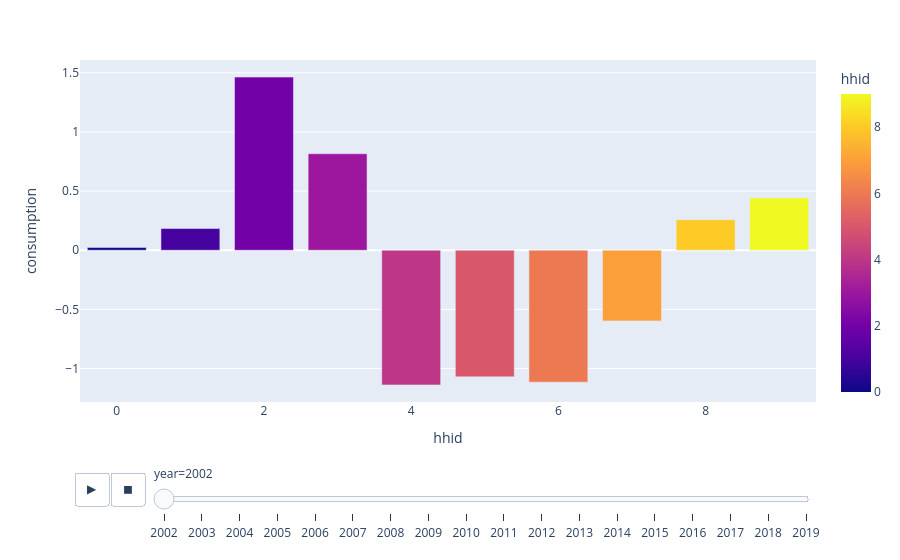

Write notebook code for a chart like this one.
### Code cell
px.bar(
    hh_panel,
    x="hhid",
    y="consumption",
    animation_frame="year",
    #    animation_group="hhid",
    hover_name="hhid",
    color="hhid",
)

### Figure 1 — Plotly figure (JSON) as saved in the notebook; plotly's stock layout.template omitted (floating-point values rounded to 4 significant figures)
{"data": [{"alignmentgroup": "True", "hovertemplate": "<b>%{hovertext}</b><br><br>year=2002<br>hhid=%{marker.color}<br>consumption=%{y}<extra></extra>", "hovertext": [0, 1, 2, 3, 4, 5, 6, 7, 8, 9], "legendgroup": "", "marker": {"color": [0, 1, 2, 3, 4, 5, 6, 7, 8, 9], "coloraxis": "coloraxis", "pattern": {"shape": ""}}, "name": "", "offsetgroup": "", "orientation": "v", "showlegend": false, "textposition": "auto", "type": "bar", "x": [0, 1, 2, 3, 4, 5, 6, 7, 8, 9], "xaxis": "x", "y": [0.02273, 0.1836, 1.464, 0.8159, -1.139, -1.07, -1.115, -0.5976, 0.2575, 0.4425], "yaxis": "y"}], "layout": {"barmode": "relative", "coloraxis": {"colorbar": {"title": {"text": "hhid"}}, "colorscale": [[0, "#0d0887"], [0.1111, "#46039f"], [0.2222, "#7201a8"], [0.3333, "#9c179e"], [0.4444, "#bd3786"], [0.5556, "#d8576b"], [0.6667, "#ed7953"], [0.7778, "#fb9f3a"], [0.8889, "#fdca26"], [1, "#f0f921"]]}, "legend": {"tracegroupgap": 0}, "margin": {"t": 60}, "sliders": [{"active": 0, "currentvalue": {"prefix": "year="}, "len": 0.9, "pad": {"b": 10, "t": 60}, "steps": [{"args": [["2002"], {"frame": {"duration": 0, "redraw": true}, "fromcurrent": true, "mode": "immediate", "transition": {"duration": 0, "easing": "linear"}}], "label": "2002", "method": "animate"}, {"args": [["2003"], {"frame": {"duration": 0, "redraw": true}, "fromcurrent": true, "mode": "immediate", "transition": {"duration": 0, "easing": "linear"}}], "label": "2003", "method": "animate"}, {"args": [["2004"], {"frame": {"duration": 0, "redraw": true}, "fromcurrent": true, "mode": "immediate", "transition": {"duration": 0, "easing": "linear"}}], "label": "2004", "method": "animate"}, {"args": [["2005"], {"frame": {"duration": 0, "redraw": true}, "fromcurrent": true, "mode": "immediate", "transition": {"duration": 0, "easing": "linear"}}], "label": "2005", "method": "animate"}, {"args": [["2006"], {"frame": {"duration": 0, "redraw": true}, "fromcurrent": true, "mode": "immediate", "transition": {"duration": 0, "easing": "linear"}}], "label": "2006", "method": "animate"}, {"args": [["2007"], {"frame": {"duration": 0, "redraw": true}, "fromcurrent": true, "mode": "immediate", "transition": {"duration": 0, "easing": "linear"}}], "label": "2007", "method": "animate"}, {"args": [["2008"], {"frame": {"duration": 0, "redraw": true}, "fromcurrent": true, "mode": "immediate", "transition": {"duration": 0, "easing": "linear"}}], "label": "2008", "method": "animate"}, {"args": [["2009"], {"frame": {"duration": 0, "redraw": true}, "fromcurrent": true, "mode": "immediate", "transition": {"duration": 0, "easing": "linear"}}], "label": "2009", "method": "animate"}, {"args": [["2010"], {"frame": {"duration": 0, "redraw": true}, "fromcurrent": true, "mode": "immediate", "transition": {"duration": 0, "easing": "linear"}}], "label": "2010", "method": "animate"}, {"args": [["2011"], {"frame": {"duration": 0, "redraw": true}, "fromcurrent": true, "mode": "immediate", "transition": {"duration": 0, "easing": "linear"}}], "label": "2011", "method": "animate"}, {"args": [["2012"], {"frame": {"duration": 0, "redraw": true}, "fromcurrent": true, "mode": "immediate", "transition": {"duration": 0, "easing": "linear"}}], "label": "2012", "method": "animate"}, {"args": [["2013"], {"frame": {"duration": 0, "redraw": true}, "fromcurrent": true, "mode": "immediate", "transition": {"duration": 0, "easing": "linear"}}], "label": "2013", "method": "animate"}, {"args": [["2014"], {"frame": {"duration": 0, "redraw": true}, "fromcurrent": true, "mode": "immediate", "transition": {"duration": 0, "easing": "linear"}}], "label": "2014", "method": "animate"}, {"args": [["2015"], {"frame": {"duration": 0, "redraw": true}, "fromcurrent": true, "mode": "immediate", "transition": {"duration": 0, "easing": "linear"}}], "label": "2015", "method": "animate"}, {"args": [["2016"], {"frame": {"duration": 0, "redraw": true}, "fromcurrent": true, "mode": "immediate", "transition": {"duration": 0, "easing": "linear"}}], "label": "2016", "method": "animate"}, {"args": [["2017"], {"frame": {"duration": 0, "redraw": true}, "fromcurrent": true, "mode": "immediate", "transition": {"duration": 0, "easing": "linear"}}], "label": "2017", "method": "animate"}, {"args": [["2018"], {"frame": {"duration": 0, "redraw": true}, "fromcurrent": true, "mode": "immediate", "transition": {"duration": 0, "easing": "linear"}}], "label": "2018", "method": "animate"}, {"args": [["2019"], {"frame": {"duration": 0, "redraw": true}, "fromcurrent": true, "mode": "immediate", "transition": {"duration": 0, "easing": "linear"}}], "label": "2019", "method": "animate"}], "x": 0.1, "xanchor": "left", "y": 0, "yanchor": "top"}], "updatemenus": [{"buttons": [{"args": [null, {"frame": {"duration": 500, "redraw": true}, "fromcurrent": true, "mode": "immediate", "transition": {"duration": 500, "easing": "linear"}}], "label": "&#9654;", "method": "animate"}, {"args": [[null], {"frame": {"duration": 0, "redraw": true}, "fromcurrent": true, "mode": "immediate", "transition": {"duration": 0, "easing": "linear"}}], "label": "&#9724;", "method": "animate"}], "direction": "left", "pad": {"r": 10, "t": 70}, "showactive": false, "type": "buttons", "x": 0.1, "xanchor": "right", "y": 0, "yanchor": "top"}], "xaxis": {"anchor": "y", "domain": [0, 1], "title": {"text": "hhid"}}, "yaxis": {"anchor": "x", "domain": [0, 1], "title": {"text": "consumption"}}}}
